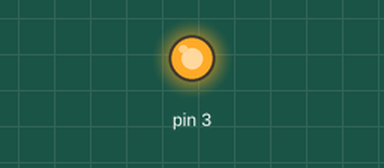
A sketch run on a simulated Arduino Uno, built with avr-gcc and run on an emulated ATmega328P. Parts: output pins drawn as LEDs (lit = HIGH).

Above: at 0.05 s.
At 0.25 s:
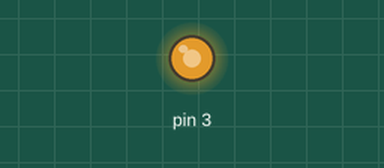
At 0.5 s:
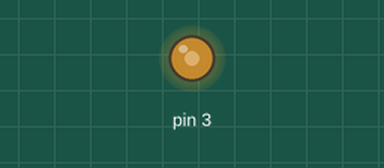
At 1.0 s:
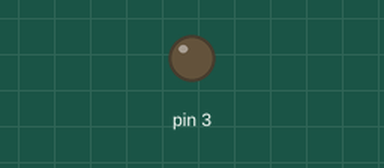
Timing chart, 0 to 3.0 s (numbered marks = the images above):
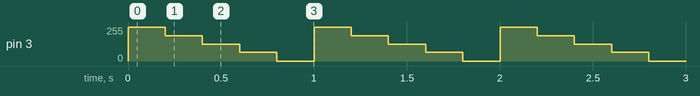

The sketch:

02_PWM_01.ino
```cpp
void setup() {
  pinMode(3, OUTPUT);

}

void loop() {
  analogWrite(3, 255);
  delay(200);
  analogWrite(3, 191);
  delay(200);
  analogWrite(3, 127);
  delay(200);
  analogWrite(3, 64);
  delay(200);
  analogWrite(3, 0);
  delay(200);
}
```

Measured:
- by itself, pin 3: repeats every 1.0 s: 191/255 0.20 s, 127/255 0.20 s, 64/255 0.20 s, 0/255 0.20 s, 255/255 0.20 s
